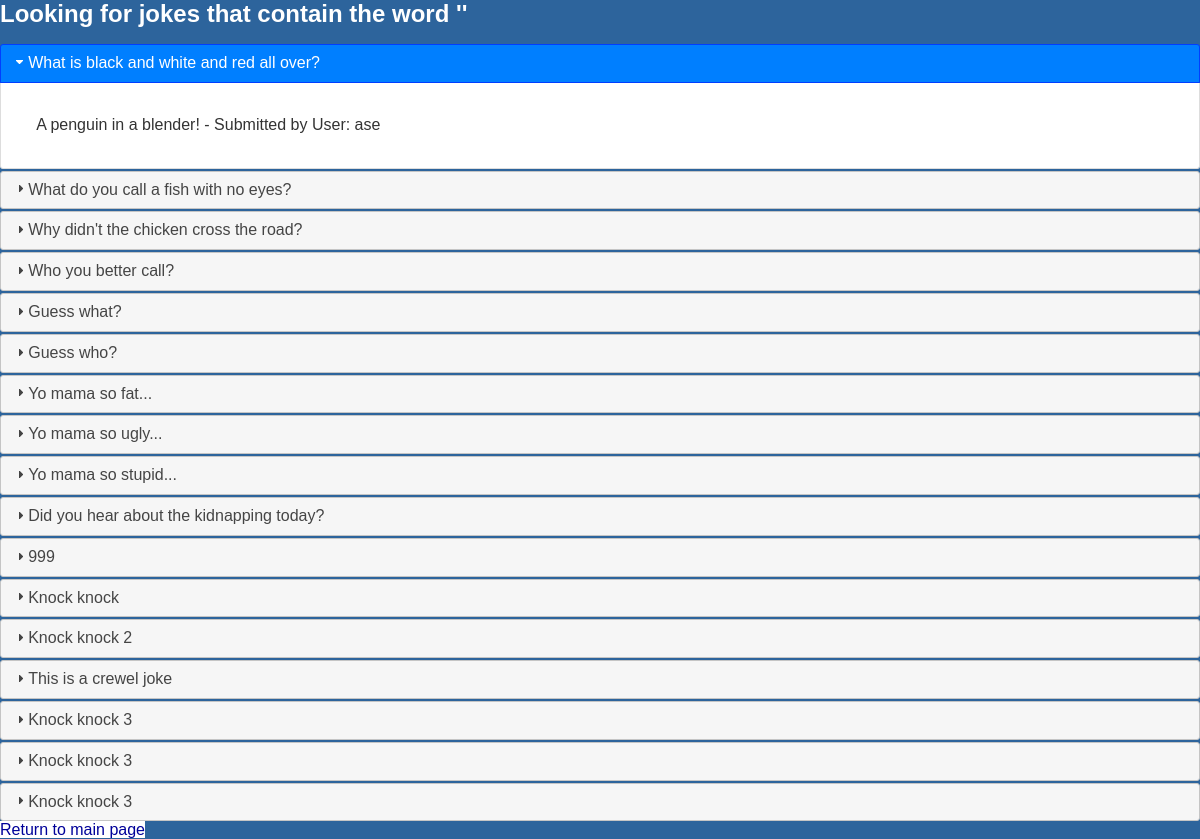
Screenshot of /search_keyword.php with the database file from the repository.
### tables this page shows
CREATE TABLE `jokes_table` (
  `JokeID` int(11) NOT NULL,
  `Joke_question` varchar(500) NOT NULL,
  `Joke_answer` varchar(500) NOT NULL,
  `users_id` int(11) NOT NULL
);

CREATE TABLE `users` (
  `id` int(11) NOT NULL,
  `username` varchar(100) DEFAULT NULL,
  `password` varchar(100) DEFAULT NULL,
  `secret` varchar(100) DEFAULT NULL
);

### search_keyword.php (the view, shortened to what this page needs)
<head>
  <link rel="stylesheet" href="//code.jquery.com/ui/1.13.2/themes/base/jquery-ui.css">
  <link rel="stylesheet" href="/resources/demos/style.css">
</head>
<?php
include "db_connect.php";
$keyword_from_form = addslashes($_GET["keyword"]);
echo "<h1>Looking for jokes that contain the word '<em>$keyword_from_form</em>'</h1>";
$stmt = $mysqli->prepare("SELECT JokeID, Joke_question, Joke_answer, users_id, username FROM jokes_table JOIN users ON users.id = jokes_table.users_id WHERE Joke_question LIKE ?");
$stmt->bind_param("s", $$keyword_from_form);
$stmt->execute();
$stmt->store_result();
$stmt->bind_result($JokeID, $Joke_question, $Joke_answer, $userid, $username);
?>
<div id="accordion">
<?php
if ($stmt->num_rows > 0) {
  while($stmt->fetch()) {
	  echo "<h3>" . htmlspecialchars($Joke_question) . "</h3>";
	  echo "<div><p>" . htmlspecialchars($Joke_answer) . " - Submitted by User: " . $username . "</p></div>";
  }
}
else {
  echo "0 results";
}
?>
</div>
<a href="index.php">Return to main page</a>

### style.css (style rules this page uses)
a:link { color: #000099; text-decoration: none; background-color: #ffffff; }
h1 { font-size: 150%; color:white; }

### search_keyword.php (style rules this page uses)
* { font-family:Arial, Helvetica, sans-serrif; }

### rows the page displays
jokes_table: Joke_question "What is black and white and red all over?", Joke_answer "A penguin in a blender!", users.username "ase"
jokes_table: Joke_question "What do you call a fish with no eyes?"
jokes_table: Joke_question "Why didn't the chicken cross the road?"
jokes_table: Joke_question "Who you better call?"
jokes_table: Joke_question "Guess what?"
jokes_table: Joke_question "Guess who?"
jokes_table: Joke_question "Yo mama so fat..."
jokes_table: Joke_question "Yo mama so ugly..."
jokes_table: Joke_question "Yo mama so stupid..."
jokes_table: Joke_question "Did you hear about the kidnapping today?"
jokes_table: Joke_question "999"
jokes_table: Joke_question "Knock knock"
jokes_table: Joke_question "Knock knock 2"
jokes_table: Joke_question "This is a crewel joke"
jokes_table: Joke_question "Knock knock 3"
jokes_table: Joke_question "Knock knock 3"
jokes_table: Joke_question "Knock knock 3"
